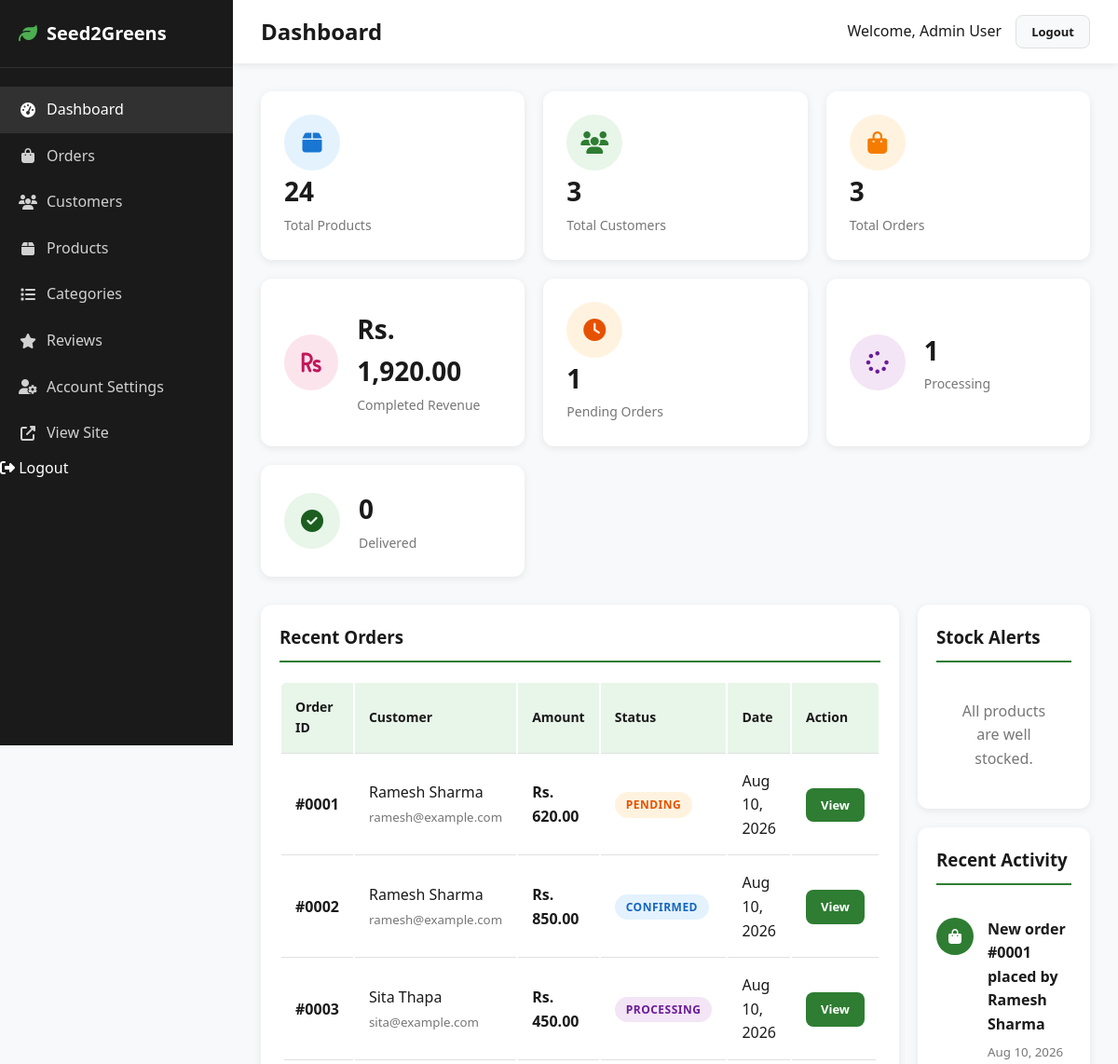
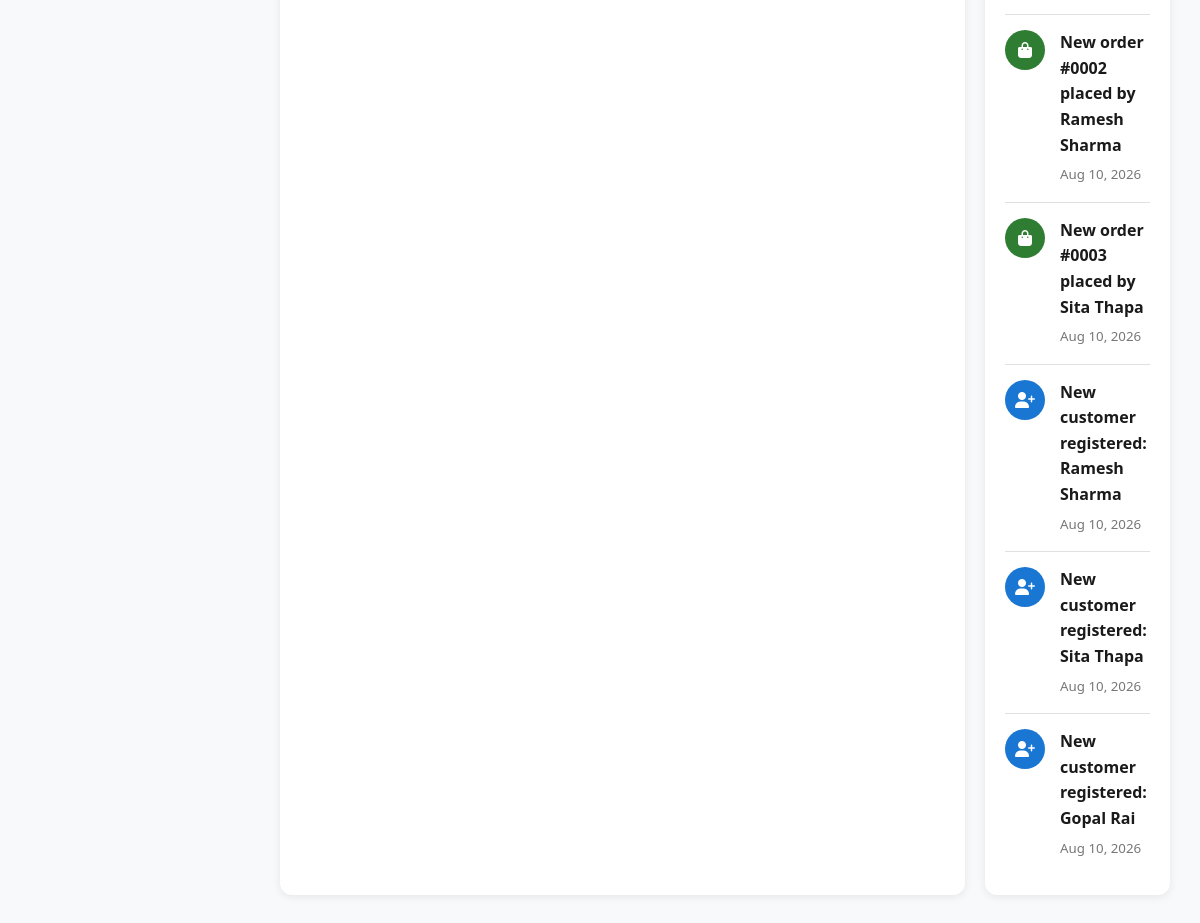
Screenshot of /admin/dashboard.php (signed in) with the database file from the repository (2 pictures, top to bottom).
### tables this page shows
CREATE TABLE orders (
    id INT PRIMARY KEY AUTO_INCREMENT,
    user_id INT NOT NULL,
    order_date TIMESTAMP DEFAULT CURRENT_TIMESTAMP,
    total_amount DECIMAL(10,2) NOT NULL,
    delivery_fee DECIMAL(10,2) DEFAULT 0.00,
    status ENUM('Pending', 'Confirmed', 'Processing', 'Shipped', 'Delivered', 'Cancelled') DEFAULT 'Pending',
    payment_method VARCHAR(50) DEFAULT 'Cash on Delivery',
    customer_name VARCHAR(100) NOT NULL,
    customer_email VARCHAR(100) NOT NULL,
    customer_phone VARCHAR(20) NOT NULL,
    customer_address TEXT NOT NULL,
    receipt_data MEDIUMTEXT DEFAULT NULL,
    receipt_mime VARCHAR(100) DEFAULT NULL,
    receipt_type ENUM('image', 'pdf') DEFAULT NULL,
    created_at TIMESTAMP DEFAULT CURRENT_TIMESTAMP,
    updated_at TIMESTAMP DEFAULT CURRENT_TIMESTAMP ON UPDATE CURRENT_TIMESTAMP,
    FOREIGN KEY (user_id) REFERENCES users(id) ON DELETE RESTRICT ON UPDATE CASCADE,
    INDEX idx_user (user_id),
    INDEX idx_status (status),
    INDEX idx_date (order_date)
);

### includes/functions.php (called while the page is built, shortened)
<?php
$db = Database::getInstance()->getConnection();
function sanitize($data) {
    return htmlspecialchars(trim($data), ENT_QUOTES, 'UTF-8');
}
function getAdminStats() {
    global $db;
    $stats = [];
    $stmt = $db->query("SELECT COUNT(*) as count FROM orders");
    $stats['total_orders'] = $stmt->fetch()['count'];
    $stmt = $db->query("SELECT COUNT(*) as count FROM users");
    $stats['total_customers'] = $stmt->fetch()['count'];
    $stmt = $db->query("SELECT COUNT(*) as count FROM products");
    $stats['total_products'] = $stmt->fetch()['count'];
    $stmt = $db->query("SELECT SUM(total_amount) as total FROM orders WHERE status != 'Cancelled'");
    $stats['completed_revenue'] = $stmt->fetch()['total'] ?? 0;
    $stmt = $db->query("SELECT COUNT(*) as count FROM orders WHERE status = 'Pending'");
    $stats['pending_orders'] = $stmt->fetch()['count'];
    $stmt = $db->query("SELECT COUNT(*) as count FROM orders WHERE status = 'Processing'");
    $stats['processing_orders'] = $stmt->fetch()['count'];
    $stmt = $db->query("SELECT COUNT(*) as count FROM orders WHERE status = 'Delivered'");
    $stats['delivered_orders'] = $stmt->fetch()['count'];
    return $stats;
}
function getRecentOrders($limit = 5) {
    global $db;
    $stmt = $db->prepare("
        SELECT o.*, u.name as user_name, u.email as user_email
        FROM orders o
        JOIN users u ON o.user_id = u.id
        ORDER BY o.created_at DESC
        LIMIT ?
    ");
    $stmt->execute([(int)$limit]);
    return $stmt->fetchAll();
}
function getRecentActivity($limit = 10) {
    global $db;
    $activities = [];
    $stmt = $db->prepare("
        SELECT id, customer_name, created_at, 'New order' as activity
        FROM orders ORDER BY created_at DESC LIMIT ?
    ");
    $stmt->execute([(int)$limit]);
    $orders = $stmt->fetchAll();
    foreach ($orders as $order) {
        $activities[] = [
            'text' => 'New order #' . str_pad($order['id'], 4, '0', STR_PAD_LEFT) . ' placed by ' . $order['customer_name'],
            'time' => $order['created_at'],
            'icon' => 'fa-shopping-bag',
            'color' => '#2e7d32'
        ];
    }
    $stmt = $db->prepare("
        SELECT id, name, created_at FROM users ORDER BY created_at DESC LIMIT 5
    ");
    $stmt->execute();
    $users = $stmt->fetchAll();
    foreach ($users as $user) {
        $activities[] = [
            'text' => 'New customer registered: ' . $user['name'],
            'time' => $user['created_at'],
            'icon' => 'fa-user-plus',
            'color' => '#1976d2'
        ];
    }
    usort($activities, function($a, $b) {
        return strtotime($b['time']) - strtotime($a['time']);
    });
    return array_slice($activities, 0, $limit);
}
function formatAdminCurrency($amount) {
    return 'Rs. ' . number_format($amount, 2);
}
function timeAgo($datetime) {
    $time = time() - strtotime($datetime);
    return date('M d, Y', strtotime($datetime));
}

### admin/dashboard.php (the view, shortened to what this page needs)
<?php
require_once __DIR__ . '/../includes/functions.php';
$stats = getAdminStats();
$recent_orders = getRecentOrders(5);
$low_stock = getLowStockProducts(10);
$out_of_stock = getOutOfStockProducts();
$recent_activity = getRecentActivity(8);
?>
<!DOCTYPE html>
<html lang="en">
<head>
    <link rel="stylesheet" href="../assets/css/style.css">
    <link rel="stylesheet" href="https://cdnjs.cloudflare.com/ajax/libs/font-awesome/6.4.0/css/all.min.css">
</head>
<body>
    <div class="admin-layout">
        <aside class="admin-sidebar" id="adminSidebar">
            <div class="admin-sidebar-header">
                <h2><i class="fas fa-leaf"></i> Seed2Greens</h2>
            </div>
            <ul class="admin-nav">
                <li><a href="dashboard.php" class="active"><i class="fas fa-tachometer-alt"></i> Dashboard</a></li>
                <li><a href="orders.php"><i class="fas fa-shopping-bag"></i> Orders</a></li>
                <li><a href="customers.php"><i class="fas fa-users"></i> Customers</a></li>
                <li><a href="products.php"><i class="fas fa-box"></i> Products</a></li>
                <li><a href="categories.php"><i class="fas fa-list"></i> Categories</a></li>
                <li><a href="reviews.php"><i class="fas fa-star"></i> Reviews</a></li>
                <li><a href="settings.php"><i class="fas fa-user-cog"></i> Account Settings</a></li>
                <li><a href="../index.php" target="_blank"><i class="fas fa-external-link-alt"></i> View Site</a></li>
                <li><form method="POST" action="logout.php" style="display: inline;"><input type="hidden" name="csrf_token" value="<?php echo generateCsrfToken(); ?>"><button type="submit" name="logout" style="background: none; border: none; color: inherit; cursor: pointer; font-size: inherit; padding: 0; width: 100%; text-align: left;"><i class="fas fa-sign-out-alt"></i> Logout</button></form></li>
            </ul>
        </aside>
        <div class="admin-main">
            <header class="admin-header">
                <div style="display: flex; align-items: center; gap: 15px;">
                    <h2>Dashboard</h2>
                </div>
                <div style="display: flex; align-items: center; gap: 15px;">
                    <span>Welcome, <?php echo sanitize($_SESSION['admin_name']); ?></span>
                    <form method="POST" action="logout.php" style="display: inline;"><button type="submit" name="logout" class="btn btn-secondary btn-sm">Logout</button></form>
                </div>
            </header>
            <main class="admin-content">
                <div class="stats-grid">
                    <div class="stat-card">
                        <a href="products.php">
                        <div class="stat-icon products"><i class="fas fa-box"></i></div>
                        <div class="stat-info">
                            <h3><?php echo $stats['total_products']; ?></h3>
                            <p>Total Products</p>
                        </div>
                        </a>
                    </div>
                    <div class="stat-card">
                        <a href="customers.php">
                        <div class="stat-icon users"><i class="fas fa-users"></i></div>
                        <div class="stat-info">
                            <h3><?php echo $stats['total_customers']; ?></h3>
                            <p>Total Customers</p>
                        </div>
                        </a>
                    </div>
                    <div class="stat-card">
                        <a href="orders.php">
                        <div class="stat-icon orders"><i class="fas fa-shopping-bag"></i></div>
                        <div class="stat-info">
                            <h3><?php echo $stats['total_orders']; ?></h3>
                            <p>Total Orders</p>
                        </div>
                        </a>
                    </div>
                    <div class="stat-card">
                        <div class="stat-icon pending"><i class="fas fa-rupee-sign"></i></div>
                        <div class="stat-info">
                            <h3><?php echo formatAdminCurrency($stats['completed_revenue']); ?></h3>
                            <p>Completed Revenue</p>
                        </div>
                    </div>
                    <div class="stat-card">
                        <a href="orders.php">
                        <div class="stat-icon" style="background: #fff3e0; color: #e65100;"><i class="fas fa-clock"></i></div>
                        <div class="stat-info">
                            <h3><?php echo $stats['pending_orders']; ?></h3>
                            <p>Pending Orders</p>
                        </div>
                        </a>
                    </div>
                    <div class="stat-card">
                        <div class="stat-icon" style="background: #f3e5f5; color: #6a1b9a;"><i class="fas fa-spinner"></i></div>
                        <div class="stat-info">
                            <h3><?php echo $stats['processing_orders']; ?></h3>
                            <p>Processing</p>
                        </div>
                    </div>
                    <div class="stat-card">
                        <div class="stat-icon" style="background: #e8f5e9; color: #1b5e20;"><i class="fas fa-check-circle"></i></div>
                        <div class="stat-info">
                            <h3><?php echo $stats['delivered_orders']; ?></h3>
                            <p>Delivered</p>
                        </div>
                    </div>
                </div>
                <div style="display: grid; grid-template-columns: 2fr 1fr; gap: 20px; margin-bottom: 20px;">
                    <div class="admin-card">
                        <h3 style="margin-bottom: 20px; padding-bottom: 10px; border-bottom: 2px solid var(--primary);">Recent Orders</h3>
                        <table class="data-table" style="box-shadow: none;">
                            <thead>
                                <tr>
                                    <th>Order ID</th>
                                    <th>Customer</th>
                                    <th>Amount</th>
                                    <th>Status</th>
                                    <th>Date</th>
                                    <th>Action</th>
                                </tr>
                            </thead>
                            <tbody>
                                <?php if (empty($recent_orders)): ?>
                                    <tr><td colspan="6" style="text-align: center; padding: 30px;">No orders found</td></tr>
                                <?php else: ?>
                                    <?php foreach ($recent_orders as $order): ?>
                                        <tr>
                                            <td><strong>#<?php echo str_pad($order['id'], 4, '0', STR_PAD_LEFT); ?></strong></td>
                                            <td>
                                                <?php echo sanitize($order['customer_name']); ?><br>
                                                <small style="color: var(--text-light);"><?php echo sanitize($order['customer_email']); ?></small>
                                            </td>
                                            <td><strong><?php echo formatAdminCurrency($order['total_amount']); ?></strong></td>
                                            <td><span class="status status-<?php echo strtolower($order['status']); ?>"><?php echo sanitize($order['status']); ?></span></td>
                                            <td><?php echo date('M d, Y', strtotime($order['created_at'])); ?></td>
                                            <td><a href="order-details.php?id=<?php echo $order['id']; ?>" class="btn btn-primary btn-sm">View</a></td>
                                        </tr>
                                    <?php endforeach; ?>
                                <?php endif; ?>
                            </tbody>
                        </table>
                    </div>
                    <div>
                        <div class="admin-card" style="margin-bottom: 20px;">
                            <h3 style="margin-bottom: 20px; padding-bottom: 10px; border-bottom: 2px solid var(--primary);">Stock Alerts</h3>
                            <?php if (empty($low_stock) && empty($out_of_stock)): ?>
                                <p style="color: var(--text-light); text-align: center; padding: 20px;">All products are well stocked.</p>
                            <?php endif; ?>
                        </div>
                        <div class="admin-card">
                            <h3 style="margin-bottom: 20px; padding-bottom: 10px; border-bottom: 2px solid var(--primary);">Recent Activity</h3>
                            <?php if (empty($recent_activity)): ?>
                                <p style="color: var(--text-light); text-align: center; padding: 20px;">No recent activity.</p>
                            <?php else: ?>
                                <ul class="admin-activity">
                                    <?php foreach ($recent_activity as $activity): ?>
                                        <li>
                                            <div class="admin-activity-icon" style="background: <?php echo $activity['color']; ?>;">
                                                <i class="fas <?php echo $activity['icon']; ?>"></i>
                                            </div>
                                            <div class="admin-activity-text">
                                                <strong><?php echo sanitize($activity['text']); ?></strong>
                                                <small><?php echo timeAgo($activity['time']); ?></small>
                                            </div>
                                        </li>
                                    <?php endforeach; ?>
                                </ul>
                            <?php endif; ?>
                        </div>
                    </div>
                </div>
            </main>
        </div>
    </div>
</body>
</html>

### rows the page displays
orders: id "0001", customer_name "Ramesh Sharma", customer_email "ramesh@example.com", total_amount "Rs. 620.00", status "PENDING", created_at "Aug 10, 2026"
orders: id "0002", customer_name "Ramesh Sharma", customer_email "ramesh@example.com", total_amount "Rs. 850.00", status "CONFIRMED", created_at "Aug 10, 2026"
orders: id "0003", customer_name "Sita Thapa", customer_email "sita@example.com", total_amount "Rs. 450.00", status "PROCESSING", created_at "Aug 10, 2026"

### other values shown
$_SESSION['admin_name'] "Admin User"
$stats['total_products'] "24"
$stats['total_customers'] "3"
$stats['total_orders'] "3"
formatAdminCurrency($stats['completed_revenue']) "Rs. 1,920.00"
$stats['pending_orders'] "1"
$stats['processing_orders'] "1"
$stats['delivered_orders'] "0"
$activity['text'] "New order #0001 placed by Ramesh Sharma"
timeAgo($activity['time']) "Aug 10, 2026"
$activity['text'] "New order #0002 placed by Ramesh Sharma"
$activity['text'] "New order #0003 placed by Sita Thapa"
$activity['text'] "New customer registered: Ramesh Sharma"
$activity['text'] "New customer registered: Sita Thapa"
$activity['text'] "New customer registered: Gopal Rai"
